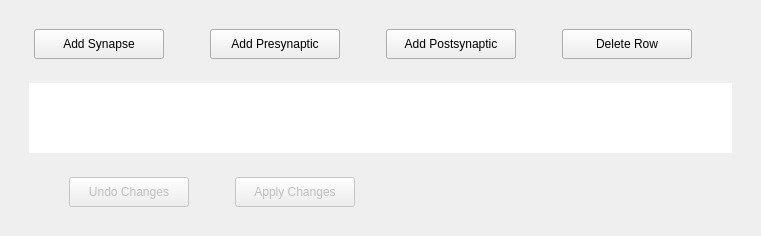
             <widget class="QWidget" name="buildTab">
              <property name="sizePolicy">
               <sizepolicy hsizetype="Expanding" vsizetype="Preferred">
                <horstretch>0</horstretch>
                <verstretch>0</verstretch>
               </sizepolicy>
              </property>
              <attribute name="title">
               <string>Synapse Types</string>
              </attribute>
              <layout class="QHBoxLayout" name="horizontalLayout_9">
               <item>
                <widget class="QFrame" name="frame_11">
                 <property name="sizePolicy">
                  <sizepolicy hsizetype="Expanding" vsizetype="Expanding">
                   <horstretch>0</horstretch>
                   <verstretch>0</verstretch>
                  </sizepolicy>
                 </property>
                 <property name="minimumSize">
                  <size>
                   <width>0</width>
                   <height>0</height>
                  </size>
                 </property>
                 <property name="frameShape">
                  <enum>QFrame::NoFrame</enum>
                 </property>
                 <property name="frameShadow">
                  <enum>QFrame::Raised</enum>
                 </property>
                 <layout class="QVBoxLayout" name="verticalLayout_3" stretch="1,8,1">
                  <item>
                   <widget class="QFrame" name="frame_12">
                    <property name="sizePolicy">
                     <sizepolicy hsizetype="Expanding" vsizetype="Expanding">
                      <horstretch>0</horstretch>
                      <verstretch>0</verstretch>
                     </sizepolicy>
                    </property>
                    <property name="minimumSize">
                     <size>
                      <width>0</width>
                      <height>0</height>
                     </size>
                    </property>
                    <property name="maximumSize">
                     <size>
                      <width>16777215</width>
                      <height>16777215</height>
                     </size>
                    </property>
                    <property name="frameShape">
                     <enum>QFrame::NoFrame</enum>
                    </property>
                    <property name="frameShadow">
                     <enum>QFrame::Raised</enum>
                    </property>
                    <layout class="QHBoxLayout" name="horizontalLayout">
                     <item>
                      <spacer name="horizontalSpacer">
                       <property name="orientation">
                        <enum>Qt::Horizontal</enum>
                       </property>
                       <property name="sizeType">
                        <enum>QSizePolicy::Preferred</enum>
                       </property>
                       <property name="sizeHint" stdset="0">
                        <size>
                         <width>5</width>
                         <height>20</height>
                        </size>
                       </property>
                      </spacer>
                     </item>
                     <item>
                      <widget class="QPushButton" name="buildAdd">
                       <property name="enabled">
                        <bool>true</bool>
                       </property>
                       <property name="minimumSize">
                        <size>
                         <width>130</width>
                         <height>30</height>
                        </size>
                       </property>
                       <property name="text">
                        <string>Add Synapse</string>
                       </property>
                      </widget>
                     </item>
                     <item>
                      <spacer name="horizontalSpacer_2">
                       <property name="orientation">
                        <enum>Qt::Horizontal</enum>
                       </property>
                       <property name="sizeType">
                        <enum>QSizePolicy::Preferred</enum>
                       </property>
                       <property name="sizeHint" stdset="0">
                        <size>
                         <width>40</width>
                         <height>20</height>
                        </size>
                       </property>
                      </spacer>
                     </item>
                     <item>
                      <widget class="QPushButton" name="buildAddPre">
                       <property name="enabled">
                        <bool>true</bool>
                       </property>
                       <property name="minimumSize">
                        <size>
                         <width>130</width>
                         <height>30</height>
                        </size>
                       </property>
                       <property name="text">
                        <string>Add Presynaptic</string>
                       </property>
                      </widget>
                     </item>
                     <item>
                      <spacer name="horizontalSpacer_3">
                       <property name="orientation">
                        <enum>Qt::Horizontal</enum>
                       </property>
                       <property name="sizeType">
                        <enum>QSizePolicy::Preferred</enum>
                       </property>
                       <property name="sizeHint" stdset="0">
                        <size>
                         <width>40</width>
                         <height>20</height>
                        </size>
                       </property>
                      </spacer>
                     </item>
                     <item>
                      <widget class="QPushButton" name="buildAddPost">
                       <property name="enabled">
                        <bool>true</bool>
                       </property>
                       <property name="minimumSize">
                        <size>
                         <width>130</width>
                         <height>30</height>
                        </size>
                       </property>
                       <property name="text">
                        <string>Add Postsynaptic</string>
                       </property>
                      </widget>
                     </item>
                     <item>
                      <spacer name="horizontalSpacer_4">
                       <property name="orientation">
                        <enum>Qt::Horizontal</enum>
                       </property>
                       <property name="sizeType">
                        <enum>QSizePolicy::Preferred</enum>
                       </property>
                       <property name="sizeHint" stdset="0">
                        <size>
                         <width>40</width>
                         <height>20</height>
                        </size>
                       </property>
                      </spacer>
                     </item>
                     <item>
                      <widget class="QPushButton" name="buildDel">
                       <property name="enabled">
                        <bool>true</bool>
                       </property>
                       <property name="minimumSize">
                        <size>
                         <width>130</width>
                         <height>30</height>
                        </size>
                       </property>
                       <property name="text">
                        <string>Delete Row</string>
                       </property>
                      </widget>
                     </item>
                     <item>
                      <spacer name="horizontalSpacer_5">
                       <property name="orientation">
                        <enum>Qt::Horizontal</enum>
                       </property>
                       <property name="sizeHint" stdset="0">
                        <size>
                         <width>40</width>
                         <height>20</height>
                        </size>
                       </property>
                      </spacer>
                     </item>
                    </layout>
                   </widget>
                  </item>
                  <item>
                   <widget class="QFrame" name="frame_13">
                    <property name="sizePolicy">
                     <sizepolicy hsizetype="Expanding" vsizetype="Expanding">
                      <horstretch>0</horstretch>
                      <verstretch>0</verstretch>
                     </sizepolicy>
                    </property>
                    <property name="frameShape">
                     <enum>QFrame::NoFrame</enum>
                    </property>
                    <property name="frameShadow">
                     <enum>QFrame::Raised</enum>
                    </property>
                    <layout class="QVBoxLayout" name="verticalLayout_2">
                     <item>
                      <widget class="QTreeView" name="buildSynapsesView">
                       <property name="sizePolicy">
                        <sizepolicy hsizetype="Expanding" vsizetype="Expanding">
                         <horstretch>0</horstretch>
                         <verstretch>0</verstretch>
                        </sizepolicy>
                       </property>
                       <property name="frameShape">
                        <enum>QFrame::NoFrame</enum>
                       </property>
                       <property name="frameShadow">
                        <enum>QFrame::Plain</enum>
                       </property>
                       <property name="sizeAdjustPolicy">
                        <enum>QAbstractScrollArea::AdjustToContents</enum>
                       </property>
                       <property name="editTriggers">
                        <set>QAbstractItemView::AnyKeyPressed|QAbstractItemView::CurrentChanged|QAbstractItemView::DoubleClicked|QAbstractItemView::EditKeyPressed</set>
                       </property>
                       <property name="dragEnabled">
                        <bool>false</bool>
                       </property>
                       <property name="dragDropOverwriteMode">
                        <bool>false</bool>
                       </property>
                       <property name="dragDropMode">
                        <enum>QAbstractItemView::InternalMove</enum>
                       </property>
                       <property name="defaultDropAction">
                        <enum>Qt::MoveAction</enum>
                       </property>
                       <property name="alternatingRowColors">
                        <bool>false</bool>
                       </property>
                       <property name="selectionMode">
                        <enum>QAbstractItemView::SingleSelection</enum>
                       </property>
                       <property name="selectionBehavior">
                        <enum>QAbstractItemView::SelectRows</enum>
                       </property>
                       <property name="indentation">
                        <number>20</number>
                       </property>
                       <property name="itemsExpandable">
                        <bool>false</bool>
                       </property>
                       <property name="expandsOnDoubleClick">
                        <bool>false</bool>
                       </property>
                       <attribute name="headerCascadingSectionResizes">
                        <bool>false</bool>
                       </attribute>
                       <attribute name="headerStretchLastSection">
                        <bool>false</bool>
                       </attribute>
                      </widget>
                     </item>
                    </layout>
                   </widget>
                  </item>
                  <item>
                   <widget class="QFrame" name="frame_14">
                    <property name="sizePolicy">
                     <sizepolicy hsizetype="Expanding" vsizetype="Expanding">
                      <horstretch>0</horstretch>
                      <verstretch>0</verstretch>
                     </sizepolicy>
                    </property>
                    <property name="frameShape">
                     <enum>QFrame::NoFrame</enum>
                    </property>
                    <property name="frameShadow">
                     <enum>QFrame::Raised</enum>
                    </property>
                    <layout class="QHBoxLayout" name="horizontalLayout_7">
                     <item>
                      <spacer name="horizontalSpacer_6">
                       <property name="orientation">
                        <enum>Qt::Horizontal</enum>
                       </property>
                       <property name="sizeType">
                        <enum>QSizePolicy::Preferred</enum>
                       </property>
                       <property name="sizeHint" stdset="0">
                        <size>
                         <width>40</width>
                         <height>20</height>
                        </size>
                       </property>
                      </spacer>
                     </item>
                     <item>
                      <widget class="QPushButton" name="buildUndo">
                       <property name="enabled">
                        <bool>false</bool>
                       </property>
                       <property name="minimumSize">
                        <size>
                         <width>120</width>
                         <height>30</height>
                        </size>
                       </property>
                       <property name="text">
                        <string>Undo Changes</string>
                       </property>
                      </widget>
                     </item>
                     <item>
                      <spacer name="horizontalSpacer_8">
                       <property name="orientation">
                        <enum>Qt::Horizontal</enum>
                       </property>
                       <property name="sizeType">
                        <enum>QSizePolicy::Preferred</enum>
                       </property>
                       <property name="sizeHint" stdset="0">
                        <size>
                         <width>40</width>
                         <height>20</height>
                        </size>
                       </property>
                      </spacer>
                     </item>
                     <item>
                      <widget class="QPushButton" name="buildApply">
                       <property name="enabled">
                        <bool>false</bool>
                       </property>
                       <property name="minimumSize">
                        <size>
                         <width>120</width>
                         <height>30</height>
                        </size>
                       </property>
                       <property name="text">
                        <string>Apply Changes</string>
                       </property>
                      </widget>
                     </item>
                     <item>
                      <spacer name="horizontalSpacer_7">
                       <property name="orientation">
                        <enum>Qt::Horizontal</enum>
                       </property>
                       <property name="sizeHint" stdset="0">
                        <size>
                         <width>40</width>
                         <height>20</height>
                        </size>
                       </property>
                      </spacer>
                     </item>
                    </layout>
                   </widget>
                  </item>
                 </layout>
                </widget>
               </item>
              </layout>
             </widget>
